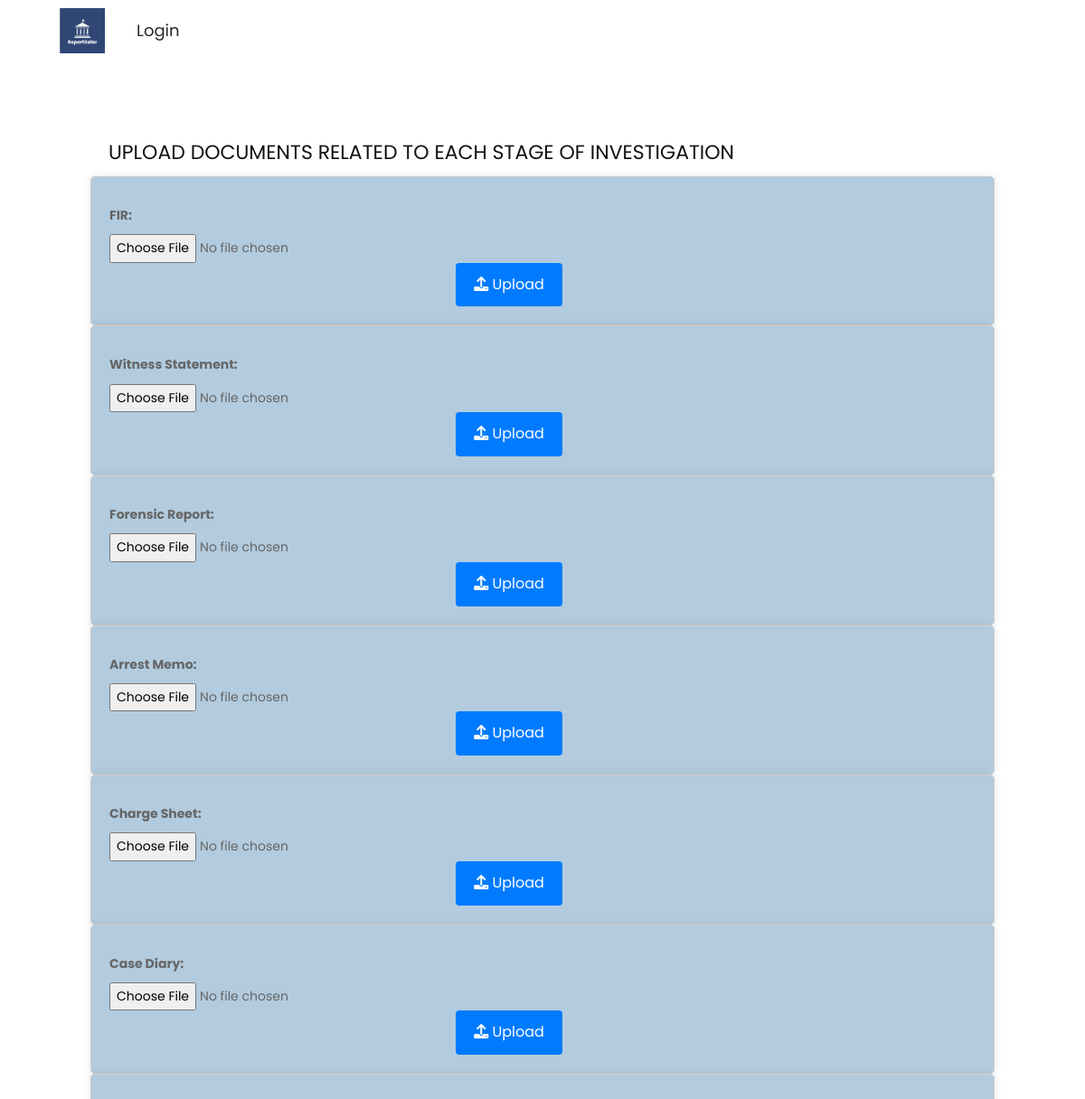
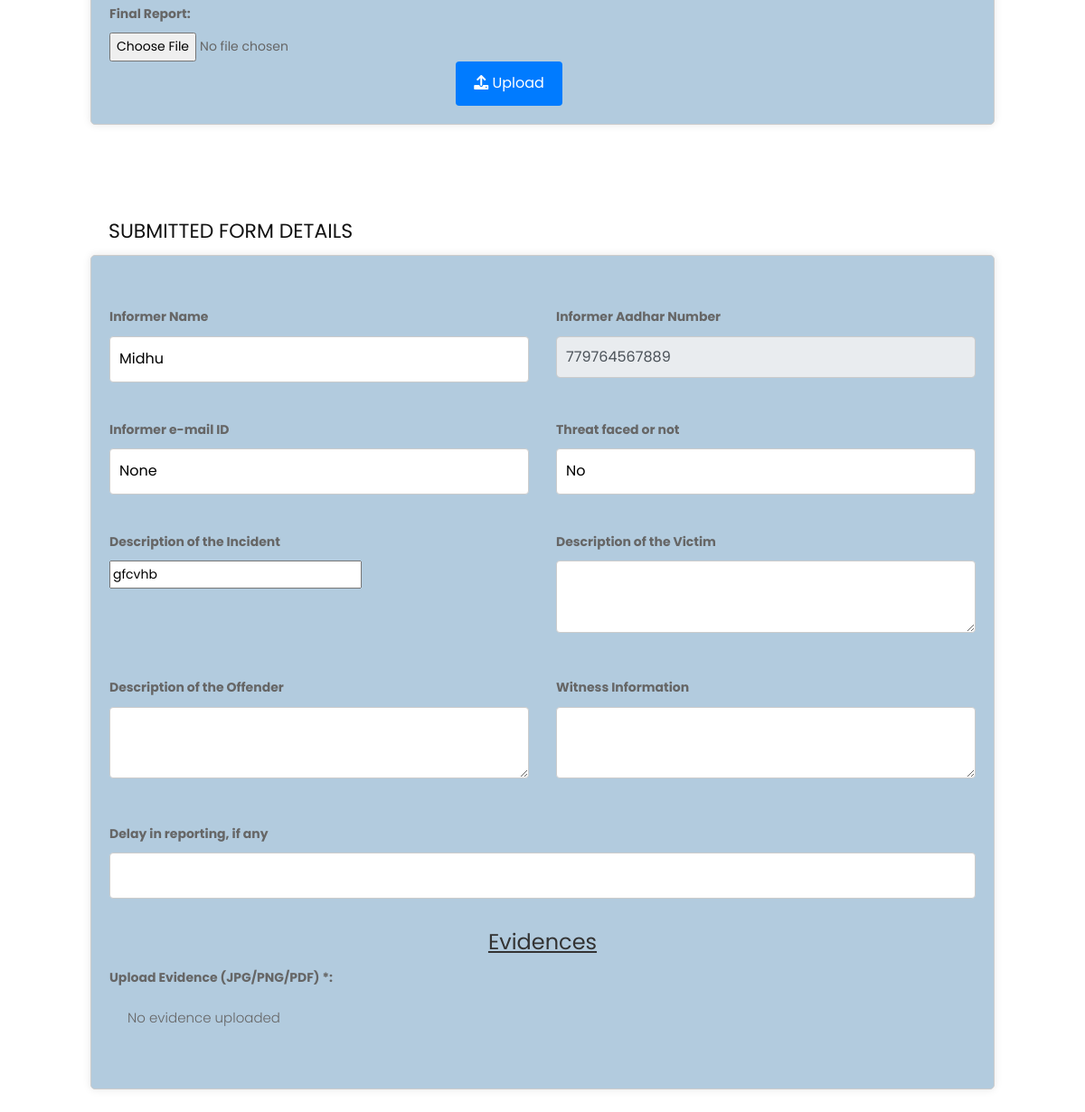
The app's page /view_doc/3/ with its own data (2 pictures, top to bottom).
### crimeapp/models.py (models this page shows, shortened)
class DocReport(models.Model):
    i_name = models.CharField(max_length=100)
    ano=models.CharField(max_length=12, default='')
    email = models.EmailField(null=True,blank=True)
    descri = models.TextField(null=True,blank=True)
    victimDescri = models.TextField(null=True,blank=True)
    witnessInfo = models.TextField(null=True,blank=True)
    delay_report = models.TextField(null=True,blank=True)
    evidence_image = models.FileField(upload_to='evidence_images/',null=True,blank=True)
    list_user=models.ForeignKey(CustomUser,on_delete=models.CASCADE,null=True,blank=True)
    THREAT_CHOICES = [
        ('Yes', 'Yes'),
        ('No', 'No'),
    ]
    threat = models.CharField(
        blank=True,
        max_length=3,
        choices=THREAT_CHOICES,
        default='No',  # You can set the default value to 'No' if desired
        verbose_name='Any kind of Threat or Violence faced'
    )
    STATUS_CHOICES = (
        ('Crime Reported', 'Crime Reported'),
        ('Preliminary Investigation completed', 'Preliminary Investigation completed'),
        ('Inquiry and Investigation in progress', 'Inquiry and Investigation in progress'),
        ('Inquiry and Investigation completed', 'Inquiry and Investigation completed'),
        ('Arrest and Detention', 'Arrest and Detention'),
        ('Case Closure in progress', 'Case Closure in progress'),
        ('Case Closed', 'Case Closed'),
    )
    status = models.CharField(max_length=100, choices=STATUS_CHOICES, default='Crime Reported',null=True,blank=True)

### crimeapp/views.py (the view)
# urls.py: path('view_doc/<int:crime_id>/', views.view_doc, name='view_doc'),
def view_doc(request,crime_id):
    try:
        task=DocReport.objects.get(id=crime_id)
        form=DocReportForm(request.POST or None,instance=task)
        return render(request,'view_doc.html',{'form':form})
    except DocReport.DoesNotExist:
        task=DocReport.objects.get(id=crime_id)
        form=DocReportForm(request.POST or None,instance=task)
        return render(request,'view_doc.html',{'form':form})

### crimeapp/forms.py
class DocReportForm(forms.ModelForm):
    class Meta:
        model = DocReport
        fields = '__all__'
        evidence = forms.FileField(
        label='Upload Evidence (Photograph, Video, or Audio)',
        required=False  # Set this to True if evidence is mandatory
    )

### templates/view_doc.html (shortened to what this page needs)
{% load static %}
<!DOCTYPE html>
<html lang="en">
   <head>
      <link rel="stylesheet" type="text/css" href="{% static 'css/bootstrap.min.css' %}">
      <link rel="stylesheet" type="text/css" href="{% static 'css/style.css' %}">
      <link rel="stylesheet" href="{% static 'css/responsive.css' %}">
      <link rel="stylesheet" href="{% static 'css/jquery.mCustomScrollbar.min.css' %}">
      <link rel="stylesheet" href="https://netdna.bootstrapcdn.com/font-awesome/4.0.3/css/font-awesome.css">
      <link href="https://cdnjs.cloudflare.com/ajax/libs/owl-carousel/1.3.3/owl.carousel.css" rel="stylesheet" />
      <link rel="stylesheet" href="https://cdnjs.cloudflare.com/ajax/libs/font-awesome/6.0.0-beta3/css/all.min.css">
   </head>
   <body style='font-family:Poppins,sans-serif;'>
      <div class="header_section">
         <div class="container-fluid">
            <nav class="navbar navbar-expand-lg navbar-light bg-light fixed-top-navbar">
               <a class="logo" href="{% url 'law_index' %}"><img style="width:50px; margin-left:50px;" src="{% static 'images/logo2.jpg' %}"></a>
               <div class="collapse navbar-collapse" id="navbarSupportedContent">
                  <ul class="navbar-nav mr-auto">
                     {% if user.is_authenticated %}
                     <li class="nav-item active">
                        <a class="nav-link" href="{% url 'index' %}">Home</a>
                     </li>
                     {% comment %} <li class="nav-item">
                        <a class="nav-link" href="{% url 'about' %}">About Us</a>
                     </li>
                     <li class="nav-item">
                        <a class="nav-link" href="{% url 'general' %}">General Information</a>
                     </li> {% endcomment %}
                     <li class="nav-item">
                        <a class="nav-link" href="{% url 'laws' %}">Laws</a>
                     </li>
                     <li class="nav-item">
                      <a class="nav-link" href="{% url 'gallery' %}">Gallery</a>
                      </li>
                     <li class="nav-item">
                        <a class="nav-link" href="{% url 'contact' %}">Contacts</a>
                     </li>
                     <div class="navbar-nav ml-auto">
                        <div class="nav-item dropdown">
                            <a href="#" class="nav-link dropdown-toggle" data-toggle="dropdown">Your Activity</a>
                            <div class="dropdown-menu">
                                <a href="{% url 'law_page' %}" class="dropdown-item">Manage Crime Status</a>
                            </div>
                        </div>
                    </div>
                     <li class="nav-item">
                     <a class="nav-link" href="{% url 'logout' %}">Logout</a><br>
                     </li>
                     <li class="nav-item">
                        <a class="nav-link" ><img style="width:30px;height:40px;" src= {% static "images/user.jpg" %}> {{ user.name }}</a>
                     {% else %}
                     <li class="nav-item">
                        <a class="nav-link" href="http://127.0.0.1:8000/law_login">Login</a>
                     </li>
                     {% endif %}
                  </ul>
               </div>
            </nav>
         </div>
      </div>
<br><br><br><br><br><br>
<h2 style="margin-left:10%;">UPLOAD DOCUMENTS RELATED TO EACH STAGE OF INVESTIGATION</h2>
      <form action="{% url 'fir' %}" method="post" enctype="multipart/form-data">
        <label>FIR: </label>
        {% if not file_evidence.document_fir %}
            <input type="file" name="document_fir" id="document_fir">
        {% endif %}
        <br>
        <button type="submit">
            <i class="fas fa-upload"></i> Upload
        </button>
    </form>
    <form action="{% url 'witness' %}" method="post" enctype="multipart/form-data">
        <label>Witness Statement: </label>
        {% if not file_evidence.document_witness %}
            <input type="file" name="document_witness" id="document_witness">
        {% endif %}
        <br>
        <button type="submit">
            <i class="fas fa-upload"></i> Upload
        </button>
    </form>
    <form action="{% url 'forensic' %}" method="post" enctype="multipart/form-data">
        <label>Forensic Report: </label>
        {% if not file_evidence.document_forensic %}
            <input type="file" name="document_forensic" id="document_forensic">
        {% endif %}
        <br>
        <button type="submit">
            <i class="fas fa-upload"></i> Upload
        </button>
    </form>
    <form action="{% url 'arrest' %}" method="post" enctype="multipart/form-data">
        <label>Arrest Memo: </label>
        {% if not file_evidence.document_arrest %}
            <input type="file" name="document_arrest" id="document_arrest">
        {% endif %}
        <br>
        <button type="submit">
            <i class="fas fa-upload"></i> Upload
        </button>
    </form>
    <form action="{% url 'charge' %}" method="post" enctype="multipart/form-data">
        <label>Charge Sheet: </label>
        {% if not file_evidence.document_charge %}
            <input type="file" name="document_charge" id="document_charge">
        {% endif %}
        <br>
        <button type="submit">
            <i class="fas fa-upload"></i> Upload
        </button>
    </form>
    <form action="{% url 'case' %}" method="post" enctype="multipart/form-data">
        <label>Case Diary: </label>
        {% if not file_evidence.document_case %}
            <input type="file" name="document_case" id="document_case">
        {% endif %}
        <br>
        <button type="submit">
            <i class="fas fa-upload"></i> Upload
        </button>
    </form>
    <form action="{% url 'final' %}" method="post" enctype="multipart/form-data">
        <label>Final Report: </label>
        {% if not file_evidence.document_final %}
            <input type="file" name="document_final" id="document_final">
        {% endif %}
        <br>
        <button type="submit">
            <i class="fas fa-upload"></i> Upload
        </button>
    </form>
          <br><br><br><br>
          <h2 style="margin-left:10%;">SUBMITTED FORM DETAILS</h2>
<form id="reportdocform" method="post" >
    <br>
    <div class="row">
        <div class="col-md-6">
            <div class="form-group">
                <label for="i_name">Informer Name</label>
                <input type="text" id="i_name" value="{{form.i_name.value}}" name="i_name" readonly/>
            </div>
        </div>
        <div class="col-md-6">
            <div class="form-group">
                <label for="ano">Informer Aadhar Number</label>
                <input type="text" name="ano" id="ano" value="{{form.ano.value}}" class="form-control" readonly/>
            </div>
        </div>
    </div>
      <div class="row">
        <div class="col-md-6">
            <div class="form-group">
                <label for="email">Informer e-mail ID</label>
                <input type="text" name="email" id="email" value="{{form.email.value}}"readonly/>
            </div>
        </div>
        <div class="col-md-6">
            <div class="form-group">
                <label for="threat">Threat faced or not</label>
                <input type="text" id="threat" name="threat" value="{{form.threat.value}}" readonly/>
            </div>
        </div>
    </div>
    <div class="row">
        <div class="col-md-6">
            <div class="form-group">
                <label for="descri">Description of the Incident</label>
                <input id="descri" name="descri" value="{{form.descri.value}}" >
            </div>
        </div>
        <div class="col-md-6">
            <div class="form-group">
                <label for="victimDescri">Description of the Victim</label>
                <textarea id="victimDescri" name="victimDescri" value="{{form.victimDescri.value}}"></textarea>
            </div>
        </div>
    </div>
    <div class="row">
        <div class="col-md-6">
            <div class="form-group">
                <label for="offenderDescri">Description of the Offender</label>
                <textarea id="offenderDescri" name="offenderDescri" value="{{form.offenderDescri.value}}"></textarea>
            </div>
        </div>
        <div class="col-md-6">
            <div class="form-group">
                <label for="witnessInfo">Witness Information</label>
                <textarea id="witnessInfo" name="witnessInfo" value="{{form.witnessInfo.value}}"></textarea>
            </div>
        </div>
    </div>
    <div class="form-group">
        <label for="delay_report">Delay in reporting, if any</label>
        <input type="text" id="delay_report" name="delay_report" value="{{form.delay_report.value}}">
    </div>
    <h1><u>Evidences</u></h1>
    <div class="form-group">
        <label for="{{ form.evidence_image.id_for_label }}">Upload Evidence (JPG/PNG/PDF) *:</label>
        {% if form.instance.evidence_image %}
            <a href="{{ form.instance.evidence_image.url }}" download>Download Evidence</a>
        {% else %}
            <p>No evidence uploaded</p>
        {% endif %}
    </div>
<br>
</form>
<br>
</body>
</html>

### static/css/style.css (style rules this page uses)
* { box-sizing: border-box !important; transition: ease all 0.5s; }
html { scroll-behavior: smooth; }
body { color: #666666; font-size: 14px; font-family: 'Poppins', sans-serif; line-height: 1.80857; font-weight: normal; overflow-x: hidden; background: #ffffff !important; }
a { color: #1f1f1f; text-decoration: none !important; outline: none !important; -webkit-transition: all .3s ease-in-out; -moz-transition: all .3s ease-in-out; -ms-transition: all .3s ease-in-out; -o-transition: all .3s ease-in-out; transition: all .3s ease-in-out; }
h1, h2, h3, h4, h5, h6 { letter-spacing: 0; font-weight: normal; position: relative; padding: 0 0 10px 0; font-weight: normal; line-height: normal; color: #111111; margin: 0 }
h1 { font-size: 24px }
h2 { font-size: 22px }
*, *::after, *::before { -webkit-box-sizing: border-box; -moz-box-sizing: border-box; box-sizing: border-box; }
ul, li, ol { margin: 0px; padding: 0px; list-style: none; }
p { margin: 20px; font-weight: 300; font-size: 15px; line-height: 24px; }
a { color: #222222; text-decoration: none; outline: none !important; }
a, .btn { text-decoration: none !important; outline: none !important; -webkit-transition: all .3s ease-in-out; -moz-transition: all .3s ease-in-out; -ms-transition: all .3s ease-in-out; -o-transition: all .3s ease-in-out; transition: all .3s ease-in-out; }
img { max-width: 100%; height: auto; }
button { border: 0; margin: 0; padding: 0; cursor: pointer; }
.bg-light { background-color: #ffffff !important; }
.logo { width: 9%; float: left; }
.navbar-light .navbar-nav .nav-link { color: #282828; font-size: 18px; }
.navbar-expand-lg .navbar-nav .nav-link { padding: 10px 30px; text-align: center; }
.fixed-top-navbar { position: fixed; top: 0; left: 0; right: 0; z-index: 1000; }

### static/css/icomoon.css (style rules this page uses)
body { background: #fff; }

### records on screen
DocReport: i_name "Midhu", ano "779764567889", threat "No", descri "gfcvhb"
